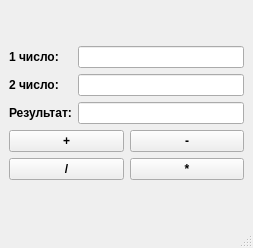
<?xml version="1.0" encoding="UTF-8"?>
<ui version="4.0">
 <class>MainWindow</class>
 <widget class="QMainWindow" name="MainWindow">
  <property name="geometry">
   <rect>
    <x>0</x>
    <y>0</y>
    <width>253</width>
    <height>248</height>
   </rect>
  </property>
  <property name="font">
   <font>
    <bold>true</bold>
   </font>
  </property>
  <property name="windowTitle">
   <string>MainWindow</string>
  </property>
  <widget class="QWidget" name="centralwidget">
   <layout class="QGridLayout" name="gridLayout_3">
    <item row="0" column="0">
     <layout class="QGridLayout" name="gridLayout_2">
      <item row="0" column="0" colspan="2">
       <layout class="QGridLayout" name="gridLayout">
        <item row="0" column="1">
         <layout class="QVBoxLayout" name="verticalLayout">
          <item>
           <widget class="QLineEdit" name="lineEdit"/>
          </item>
          <item>
           <widget class="QLineEdit" name="lineEdit_2"/>
          </item>
          <item>
           <widget class="QLineEdit" name="lineEdit_3"/>
          </item>
         </layout>
        </item>
        <item row="0" column="0">
         <layout class="QVBoxLayout" name="verticalLayout_2">
          <item>
           <widget class="QLabel" name="label">
            <property name="text">
             <string>1 число:</string>
            </property>
           </widget>
          </item>
          <item>
           <widget class="QLabel" name="label_2">
            <property name="text">
             <string>2 число:</string>
            </property>
           </widget>
          </item>
          <item>
           <widget class="QLabel" name="label_3">
            <property name="text">
             <string>Результат:</string>
            </property>
           </widget>
          </item>
         </layout>
        </item>
       </layout>
      </item>
      <item row="1" column="0">
       <widget class="QPushButton" name="pushButton">
        <property name="text">
         <string>+</string>
        </property>
       </widget>
      </item>
      <item row="1" column="1">
       <widget class="QPushButton" name="pushButton_2">
        <property name="text">
         <string>-</string>
        </property>
       </widget>
      </item>
      <item row="2" column="0">
       <widget class="QPushButton" name="pushButton_3">
        <property name="text">
         <string>/</string>
        </property>
       </widget>
      </item>
      <item row="2" column="1">
       <widget class="QPushButton" name="pushButton_4">
        <property name="text">
         <string>*</string>
        </property>
       </widget>
      </item>
     </layout>
    </item>
   </layout>
  </widget>
  <widget class="QMenuBar" name="menubar">
   <property name="geometry">
    <rect>
     <x>0</x>
     <y>0</y>
     <width>253</width>
     <height>25</height>
    </rect>
   </property>
  </widget>
  <widget class="QStatusBar" name="statusbar"/>
 </widget>
 <resources/>
 <connections/>
</ui>
